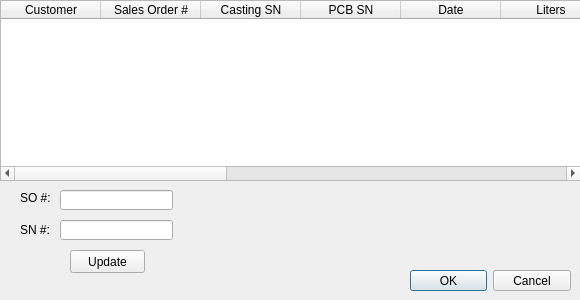
<?xml version="1.0" encoding="UTF-8"?>
<ui version="4.0">
 <class>Dialog</class>
 <widget class="QDialog" name="Dialog">
  <property name="geometry">
   <rect>
    <x>0</x>
    <y>0</y>
    <width>580</width>
    <height>300</height>
   </rect>
  </property>
  <property name="windowTitle">
   <string>Dialog</string>
  </property>
  <widget class="QDialogButtonBox" name="buttonBox">
   <property name="geometry">
    <rect>
     <x>410</x>
     <y>270</y>
     <width>161</width>
     <height>21</height>
    </rect>
   </property>
   <property name="orientation">
    <enum>Qt::Horizontal</enum>
   </property>
   <property name="standardButtons">
    <set>QDialogButtonBox::Cancel|QDialogButtonBox::Ok</set>
   </property>
  </widget>
  <widget class="QTableWidget" name="tableWidget">
   <property name="geometry">
    <rect>
     <x>0</x>
     <y>0</y>
     <width>581</width>
     <height>181</height>
    </rect>
   </property>
   <column>
    <property name="text">
     <string>Customer</string>
    </property>
   </column>
   <column>
    <property name="text">
     <string>Sales Order #</string>
    </property>
   </column>
   <column>
    <property name="text">
     <string>Casting SN</string>
    </property>
   </column>
   <column>
    <property name="text">
     <string>PCB SN</string>
    </property>
   </column>
   <column>
    <property name="text">
     <string>Date</string>
    </property>
   </column>
   <column>
    <property name="text">
     <string>Liters</string>
    </property>
   </column>
   <column>
    <property name="text">
     <string>Pulse</string>
    </property>
   </column>
   <column>
    <property name="text">
     <string>Direction</string>
    </property>
   </column>
   <column>
    <property name="text">
     <string>K</string>
    </property>
   </column>
   <column>
    <property name="text">
     <string>Dz</string>
    </property>
   </column>
   <column>
    <property name="text">
     <string>Polarity</string>
    </property>
   </column>
   <column>
    <property name="text">
     <string>Pre-trig</string>
    </property>
   </column>
   <column>
    <property name="text">
     <string>FE</string>
    </property>
   </column>
  </widget>
  <widget class="QLineEdit" name="SOnum">
   <property name="geometry">
    <rect>
     <x>60</x>
     <y>190</y>
     <width>113</width>
     <height>20</height>
    </rect>
   </property>
  </widget>
  <widget class="QLineEdit" name="castingSN">
   <property name="geometry">
    <rect>
     <x>60</x>
     <y>220</y>
     <width>113</width>
     <height>20</height>
    </rect>
   </property>
  </widget>
  <widget class="QLabel" name="label">
   <property name="geometry">
    <rect>
     <x>20</x>
     <y>190</y>
     <width>31</width>
     <height>16</height>
    </rect>
   </property>
   <property name="text">
    <string>SO #:</string>
   </property>
  </widget>
  <widget class="QLabel" name="label_2">
   <property name="geometry">
    <rect>
     <x>20</x>
     <y>220</y>
     <width>31</width>
     <height>20</height>
    </rect>
   </property>
   <property name="text">
    <string>SN #:</string>
   </property>
  </widget>
  <widget class="QPushButton" name="pushButton">
   <property name="geometry">
    <rect>
     <x>70</x>
     <y>250</y>
     <width>75</width>
     <height>23</height>
    </rect>
   </property>
   <property name="text">
    <string>Update</string>
   </property>
  </widget>
 </widget>
 <resources/>
 <connections>
  <connection>
   <sender>buttonBox</sender>
   <signal>accepted()</signal>
   <receiver>Dialog</receiver>
   <slot>accept()</slot>
   <hints>
    <hint type="sourcelabel">
     <x>570</x>
     <y>284</y>
    </hint>
    <hint type="destinationlabel">
     <x>561</x>
     <y>232</y>
    </hint>
   </hints>
  </connection>
  <connection>
   <sender>buttonBox</sender>
   <signal>rejected()</signal>
   <receiver>Dialog</receiver>
   <slot>reject()</slot>
   <hints>
    <hint type="sourcelabel">
     <x>570</x>
     <y>290</y>
    </hint>
    <hint type="destinationlabel">
     <x>503</x>
     <y>233</y>
    </hint>
   </hints>
  </connection>
  <connection>
   <sender>pushButton</sender>
   <signal>clicked()</signal>
   <receiver>tableWidget</receiver>
   <slot>clear()</slot>
   <hints>
    <hint type="sourcelabel">
     <x>121</x>
     <y>264</y>
    </hint>
    <hint type="destinationlabel">
     <x>244</x>
     <y>160</y>
    </hint>
   </hints>
  </connection>
 </connections>
 <slots>
  <signal>updatedata()</signal>
  <slot>getdata()</slot>
 </slots>
</ui>
